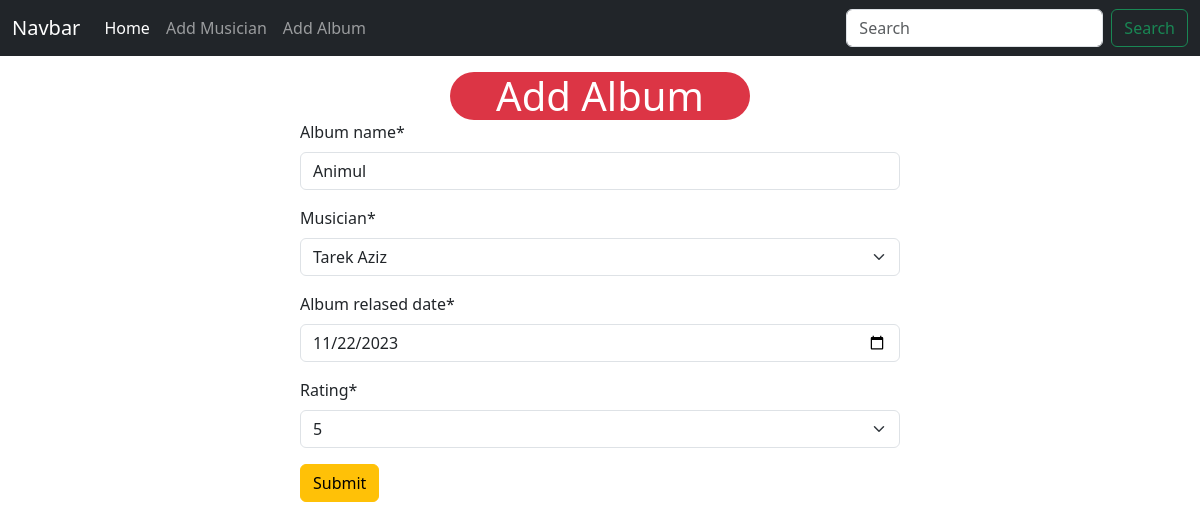
The app's page /album/edit/6 with its own data.
### album/models.py (models this page shows, shortened)
class Album(models.Model):
    album_name = models.CharField( max_length=50)
    musician = models.ForeignKey(Musician, on_delete=models.CASCADE)
    album_relased_date = models.DateField()
    rating = models.IntegerField(choices=[(i, str(i)) for i in range(1, 6)])

### album/views.py (the view)
# urls.py: path('edit/<int:id>', views.edit_album, name = 'edit_album'),
def edit_album(request,id):
    album = models.Album.objects.get(pk = id)
    album_form = forms.AlbumForm(instance=album)
    if request.method == 'POST':
        album_form = forms.AlbumForm(request.POST,instance=album)
        if album_form.is_valid():
            album_form.save()
            return redirect('homepage')
    return render(request, 'album/add_album.html', {'form': album_form})

### album/forms.py
class AlbumForm(forms.ModelForm):
    class Meta:
        model = Album
        fields = '__all__'
        widgets = {
            'album_relased_date' : forms.DateInput(attrs={'type': 'date'}),
        }

### musician/models.py (called while the page is built)
    def __str__(self):
        return f'{self.first_name} {self.last_name}'

### album/templates/album/add_album.html (shortened to what this page needs)
{% extends "base.html" %}
{% load crispy_forms_tags %}
{% block content %}
<form style="width: 50%; margin:auto;" method="post">
    <h1 class="mt-3 bg-danger text-white w-50 m-auto text-center rounded-5">Add Album</h1>
    {{form | crispy}}
    <button class="btn btn-warning">Submit</button>
</form>
{% endblock %}

### records on screen
Album: album_name "Animul", musician "Tarek Aziz", album_relased_date "11/22/2023", rating "5"
